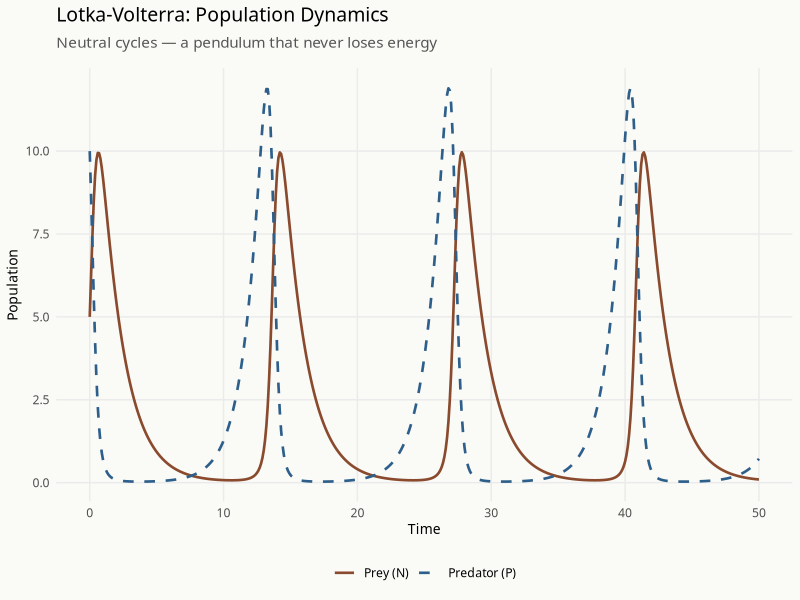
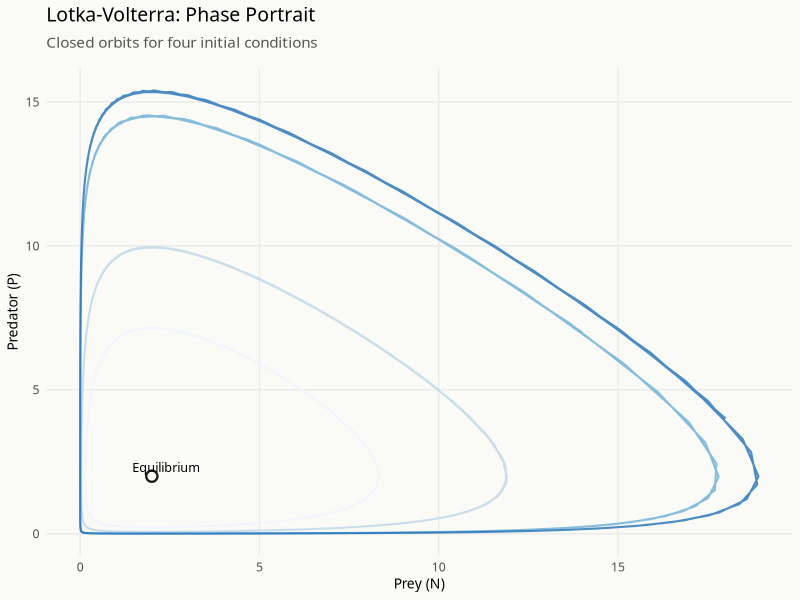
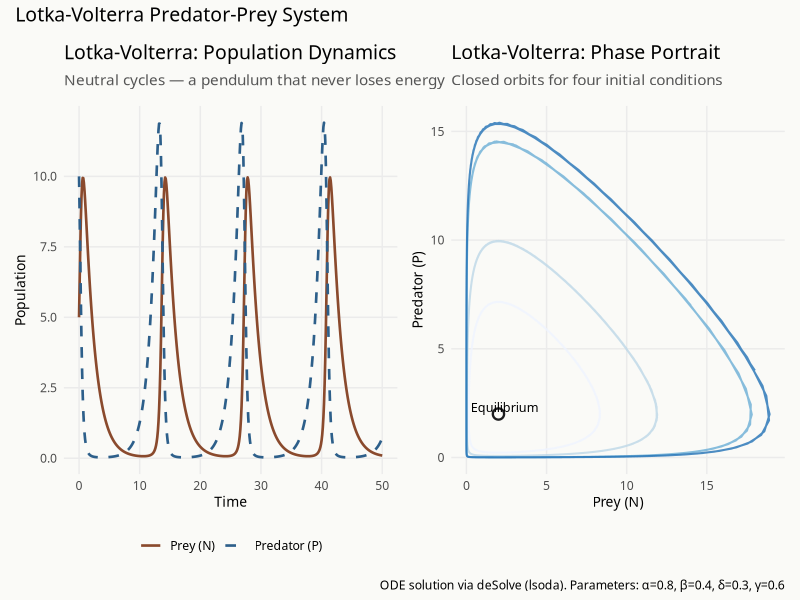
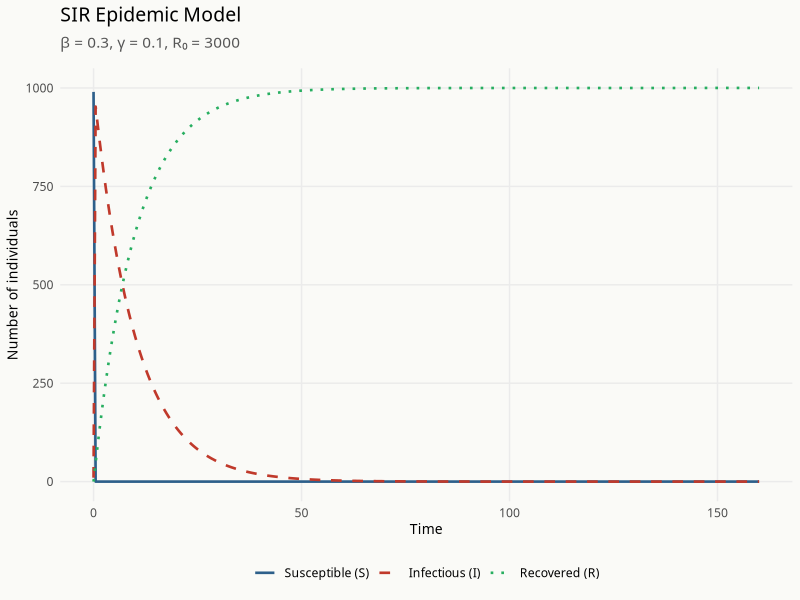

Write R code to recreate these figures, in order. (Note: this script raises an error after producing the figures.)
# =============================================================================
# Agent-Based Modeling for Statisticians
# JSM Short Course — Chapter 1: The Differential Equations of Living Systems
#
# This script implements Lotka-Volterra and SIR models using deSolve and ggplot2.
# It is the student take-away companion to Chapter 1 of the course book.
#
# The central purpose is not to solve differential equations. It is to look at
# two classical models with fresh eyes — to see what assumptions are embedded
# in their structure, because those assumptions become the argument of the
# remaining three chapters.
#
# Author: John Lynham
# Course: Agent-Based Modeling for Statisticians, JSM 2025
# =============================================================================


# =============================================================================
# SETUP
# =============================================================================

library(tidyverse)   # data manipulation, ggplot2, pivot_longer, etc.
library(deSolve)     # numerical ODE solvers (lsoda by default)
library(patchwork)   # combining ggplot2 panels into composite figures


# Custom ggplot2 theme ---------------------------------------------------
# All plots in this course use a common theme for visual consistency.
# Source Serif 4 is the body font; Raleway is the heading font.
# If these fonts are not installed locally, substitute "serif" and "sans".

course_theme <- theme_minimal(base_family = "Source Serif 4") +
  theme(
    plot.title       = element_text(family = "Raleway", face = "plain",
                                    size = 14, margin = margin(b = 8)),
    plot.subtitle    = element_text(family = "Source Serif 4", size = 11,
                                    color = "#555555", margin = margin(b = 12)),
    axis.title       = element_text(family = "Source Serif 4", size = 10),
    legend.position  = "bottom",
    panel.grid.minor = element_blank(),
    plot.background  = element_rect(fill = "#FAFAF7", color = NA)
  )

theme_set(course_theme)


# Color palette ----------------------------------------------------------
# Named vector so colors are referenced by species/compartment, not position.
# This makes it easy to keep prey blue and predators rust throughout.

palette_ch1 <- c(
  prey        = "#2D5F8A",   # steel blue
  predator    = "#8A4A2D",   # warm rust
  susceptible = "#2D5F8A",   # same steel blue for S compartment
  infectious  = "#C0392B",   # red for I compartment
  recovered   = "#27AE60"    # green for R compartment
)


# =============================================================================
# SECTION 1.1: LOTKA-VOLTERRA
# =============================================================================
# The model encodes four verbal assumptions:
#   1. Prey grow exponentially absent predators.
#   2. Predators decline exponentially absent prey.
#   3. Encounters occur at a rate proportional to the *product* N*P.
#   4. Each encounter kills one prey and, with efficiency delta, produces one predator.
#
# The product term N*P is the first hint of what will later be named explicitly
# as the mean-field assumption: every predator is equally likely to encounter
# every prey individual at every moment.

# Parameters -------------------------------------------------------------
lv_params <- c(
  alpha = 0.8,   # per-capita prey birth rate (absent predators)
  beta  = 0.4,   # rate at which predator-prey encounters reduce prey
  delta = 0.3,   # efficiency: fraction of encounters that produce a new predator
  gamma = 0.6    # per-capita predator death rate (absent prey)
)

# Initial conditions: 10 prey (N), 5 predators (P)
lv_state <- c(N = 10, P = 5)


# ODE function -----------------------------------------------------------
# deSolve requires: function(t, state, params) returning a list of derivatives.

lv_ode <- function(t, state, params) {
  with(as.list(c(state, params)), {
    # dN/dt = alpha*N - beta*N*P
    # Prey grow at rate alpha; each encounter (rate beta*N*P) removes one prey.
    dN <- alpha * N - beta * N * P

    # dP/dt = delta*N*P - gamma*P
    # Predators gain from successful hunts (delta * encounters); die at rate gamma.
    dP <- delta * N * P - gamma * P

    list(c(dN, dP))   # deSolve expects derivatives as a list
  })
}


# Solve the ODE ----------------------------------------------------------
# seq() defines the output time grid. deSolve interpolates internally with
# adaptive step size; the grid here is purely for output resolution.

times_lv <- seq(0, 50, by = 0.1)   # 50 time units, output every 0.1

lv_out <- ode(
  y     = lv_state,    # initial conditions
  times = times_lv,
  func  = lv_ode,
  parms = lv_params
  # method defaults to "lsoda": stiff/non-stiff adaptive solver
)

# Convert the deSolve matrix to a tidy tibble for ggplot2.
# pivot_longer moves N and P from columns to rows, creating a "species" column.
lv_df <- as_tibble(as.data.frame(lv_out)) %>%
  pivot_longer(
    cols      = c(N, P),
    names_to  = "species",
    values_to = "population"
  ) %>%
  # Map the solver's variable names to the palette's named colors
  mutate(species = recode(species, N = "prey", P = "predator"))


# Time series plot -------------------------------------------------------
# Both species on shared axes. The neutral cycling is the key visual fact:
# the system oscillates indefinitely without damping or growth.

p_lv_time <- ggplot(lv_df, aes(x = time, y = population,
                                color = species, linetype = species)) +
  geom_line(linewidth = 0.9) +
  scale_color_manual(values = palette_ch1[c("prey", "predator")],
                     labels = c("Prey (N)", "Predator (P)")) +
  scale_linetype_manual(values = c("solid", "dashed"),
                        labels = c("Prey (N)", "Predator (P)")) +
  labs(
    title    = "Lotka-Volterra: Population Dynamics",
    subtitle = "Neutral cycles — a pendulum that never loses energy",
    x        = "Time",
    y        = "Population",
    color    = NULL,
    linetype = NULL
  )

print(p_lv_time)


# Phase portrait ---------------------------------------------------------
# The phase portrait plots N against P (eliminating time).
# Closed orbits confirm the neutral cycling: the system returns exactly
# to its starting point. Different initial conditions produce different
# orbits, all centered on the equilibrium (gamma/delta, alpha/beta).

# Equilibrium point: the intersection of the two nullclines.
# N-nullcline: P = alpha/beta (predator level where dN/dt = 0)
# P-nullcline: N = gamma/delta (prey level where dP/dt = 0)
lv_eq_N <- lv_params["gamma"] / lv_params["delta"]   # equilibrium prey
lv_eq_P <- lv_params["alpha"] / lv_params["beta"]    # equilibrium predator

# Several initial conditions spanning a range of orbit sizes.
# We loop over them and collect ODE solutions, labeling each orbit.
lv_ic_list <- list(
  c(N = 8,  P = 3),
  c(N = 10, P = 5),    # the base case from above
  c(N = 14, P = 7),
  c(N = 18, P = 4)
)

lv_orbits <- map_dfr(
  seq_along(lv_ic_list),
  function(i) {
    ic  <- lv_ic_list[[i]]
    out <- ode(y = ic, times = times_lv, func = lv_ode, parms = lv_params)
    as_tibble(as.data.frame(out)) %>%
      mutate(orbit = factor(i))   # label each orbit for color/group
  }
)

p_lv_phase <- ggplot(lv_orbits, aes(x = N, y = P, group = orbit, color = orbit)) +
  geom_path(linewidth = 0.7, alpha = 0.8) +
  # Mark the equilibrium point
  annotate("point", x = lv_eq_N, y = lv_eq_P, size = 3, shape = 21,
           fill = "#FAFAF7", color = "#1C1C1E", stroke = 1.2) +
  annotate("text", x = lv_eq_N + 0.4, y = lv_eq_P + 0.3,
           label = "Equilibrium", family = "Source Serif 4", size = 3.2) +
  scale_color_brewer(palette = "Blues", direction = 1) +
  labs(
    title    = "Lotka-Volterra: Phase Portrait",
    subtitle = "Closed orbits for four initial conditions",
    x        = "Prey (N)",
    y        = "Predator (P)",
    color    = "Orbit"
  ) +
  theme(legend.position = "none")   # orbits are visual; legend not needed

print(p_lv_phase)

# Combine into a two-panel figure
p_lv_combined <- p_lv_time + p_lv_phase +
  plot_annotation(
    title   = "Lotka-Volterra Predator-Prey System",
    caption = "ODE solution via deSolve (lsoda). Parameters: α=0.8, β=0.4, δ=0.3, γ=0.6"
  )

print(p_lv_combined)


# =============================================================================
# SECTION 1.2: THE MEAN-FIELD ASSUMPTION
# =============================================================================
# The product term β*N*P says something precise: every predator is equally
# likely to encounter every prey at every moment. The population is perfectly
# mixed. Space does not exist. Individuals have no locations, no persistent
# relationships, no neighborhoods.
#
# This is the mean-field assumption. It is not stated as an assumption in
# most presentations. It is embedded in the functional form. Naming it now
# is the setup for everything that follows in Chapters 2 and 3.
#
# (No code in this section — the prose carries the argument.)


# =============================================================================
# SECTION 1.3: SIR EPIDEMIC MODEL
# =============================================================================
# A closed population of N individuals. Each is Susceptible, Infectious,
# or Recovered (and immune). The mass-action contact term β*S*I is the
# mean-field assumption again: every infectious individual is equally likely
# to contact every susceptible at every moment.

# Parameters -------------------------------------------------------------
sir_params <- c(
  beta  = 0.3,   # transmission rate: rate of S->I per S-I pair per unit time
  gamma = 0.1    # recovery rate: per-capita rate at which I -> R
)

# Initial conditions: 990 susceptible, 10 infectious, 0 recovered
sir_state <- c(S = 990, I = 10, R = 0)
N_total   <- sum(sir_state)   # total population (conserved — no births or deaths)


# Compute R0 -------------------------------------------------------------
# R0 is the expected number of secondary infections from one case in a
# fully susceptible population. Derived from the sign of dI/dt at t=0:
#   dI/dt = (beta * S - gamma) * I
# The epidemic grows iff beta * S > gamma, i.e., beta * N / gamma > 1.
# R0 = beta * N / gamma is not a numerical fact to memorize — it is visible
# in the algebra.

R0 <- sir_params["beta"] * N_total / sir_params["gamma"]
cat("Basic reproduction number R0 =", round(R0, 2), "\n")
cat("Epidemic threshold: R0 > 1 means the epidemic grows initially.\n")


# ODE function -----------------------------------------------------------
sir_ode <- function(t, state, params) {
  with(as.list(c(state, params)), {
    # dS/dt: susceptibles leave at rate proportional to S*I encounters
    dS <- -beta * S * I

    # dI/dt: infectious pool grows from S*I contacts, shrinks at recovery rate gamma
    dI <-  beta * S * I - gamma * I

    # dR/dt: recovered accumulate at the recovery rate
    dR <-  gamma * I

    list(c(dS, dI, dR))
  })
}


# Solve the ODE ----------------------------------------------------------
times_sir <- seq(0, 160, by = 0.5)   # 160 time units, output every 0.5

sir_out <- ode(
  y     = sir_state,
  times = times_sir,
  func  = sir_ode,
  parms = sir_params
)

# Tidy the output for ggplot2
sir_df <- as_tibble(as.data.frame(sir_out)) %>%
  pivot_longer(
    cols      = c(S, I, R),
    names_to  = "compartment",
    values_to = "count"
  ) %>%
  mutate(
    # Lowercase for palette lookup
    compartment = recode(compartment,
                         S = "susceptible",
                         I = "infectious",
                         R = "recovered"),
    # Ordered factor for legend ordering
    compartment = factor(compartment,
                         levels = c("susceptible", "infectious", "recovered"))
  )


# SIR time series plot ---------------------------------------------------
p_sir_time <- ggplot(sir_df, aes(x = time, y = count,
                                  color = compartment, linetype = compartment)) +
  geom_line(linewidth = 0.9) +
  scale_color_manual(
    values = palette_ch1[c("susceptible", "infectious", "recovered")],
    labels = c("Susceptible (S)", "Infectious (I)", "Recovered (R)")
  ) +
  scale_linetype_manual(
    values = c("solid", "dashed", "dotted"),
    labels = c("Susceptible (S)", "Infectious (I)", "Recovered (R)")
  ) +
  labs(
    title    = "SIR Epidemic Model",
    subtitle = paste0("β = ", sir_params["beta"],
                      ", γ = ", sir_params["gamma"],
                      ", R₀ = ", round(R0, 2)),
    x        = "Time",
    y        = "Number of individuals",
    color    = NULL,
    linetype = NULL
  )

print(p_sir_time)


# Parameter sweep over R0 ------------------------------------------------
# Fixing gamma and N, vary beta to trace out different epidemic trajectories.
# R0 = beta * N / gamma, so beta = R0 * gamma / N.
# This shows how the epidemic threshold shapes qualitative dynamics —
# below R0 = 1 there is no epidemic; above it the epidemic size grows
# continuously with R0.

set.seed(42)   # seed before any stochastic draws; none here, but good practice

r0_values <- c(0.8, 1.2, 1.8, 2.5, 3.5)   # spanning sub- and super-threshold

# For each R0, compute the corresponding beta, solve the ODE, label the run.
sir_sweep_df <- map_dfr(r0_values, function(r0_val) {
  beta_val  <- r0_val * sir_params["gamma"] / N_total
  params_i  <- c(beta = beta_val, gamma = sir_params["gamma"])

  out <- ode(
    y     = sir_state,
    times = times_sir,
    func  = sir_ode,
    parms = params_i
  )

  as_tibble(as.data.frame(out)) %>%
    # Keep only the I compartment for the sweep plot
    select(time, I) %>%
    mutate(R0 = paste0("R₀ = ", r0_val))
})

# Factor R0 label in order for a coherent legend
sir_sweep_df <- sir_sweep_df %>%
  mutate(R0 = factor(R0, levels = paste0("R₀ = ", r0_values)))

p_sir_sweep <- ggplot(sir_sweep_df, aes(x = time, y = I,
                                         color = R0, group = R0)) +
  geom_line(linewidth = 0.9) +
  scale_color_brewer(palette = "RdYlBu", direction = -1) +
  labs(
    title    = "SIR Parameter Sweep: Effect of R₀",
    subtitle = "Infectious count over time for varying basic reproduction numbers",
    x        = "Time",
    y        = "Infectious (I)",
    color    = NULL
  ) +
  # Vertical reference: R0 = 1 threshold
  geom_hline(yintercept = 0, color = "#DCDCD4", linewidth = 0.5)

print(p_sir_sweep)


# =============================================================================
# SECTION 1.4: WHAT THE LANGUAGE CAN SAY
# =============================================================================
# A brief catalogue of the shared assumptions embedded in both models:
#
#   - Populations are continuous: no individuals, no discreteness.
#   - Populations are homogeneous: every individual is equivalent.
#   - Mixing is perfect and instantaneous: mass action throughout.
#   - Space does not exist.
#   - History does not matter: state at t fully determines state at t+dt.
#
# These are not flaws. The Lotka-Volterra and SIR models have been
# scientifically productive for over a century. The point is that they
# constitute a language, and every language has an expressive boundary.
# The phenomena beyond that boundary are the subject of Chapter 2.


# =============================================================================
# SUMMARY FIGURE: all four panels together
# =============================================================================

p_summary <- (p_lv_time | p_lv_phase) / (p_sir_time | p_sir_sweep) +
  plot_annotation(
    title   = "Chapter 1: ODE Foundations",
    caption = paste0(
      "Top: Lotka-Volterra predator-prey system. ",
      "Bottom: SIR epidemic model. ",
      "All solutions via deSolve (lsoda)."
    )
  )

print(p_summary)

# =============================================================================
# END OF CHAPTER 1
# =============================================================================
